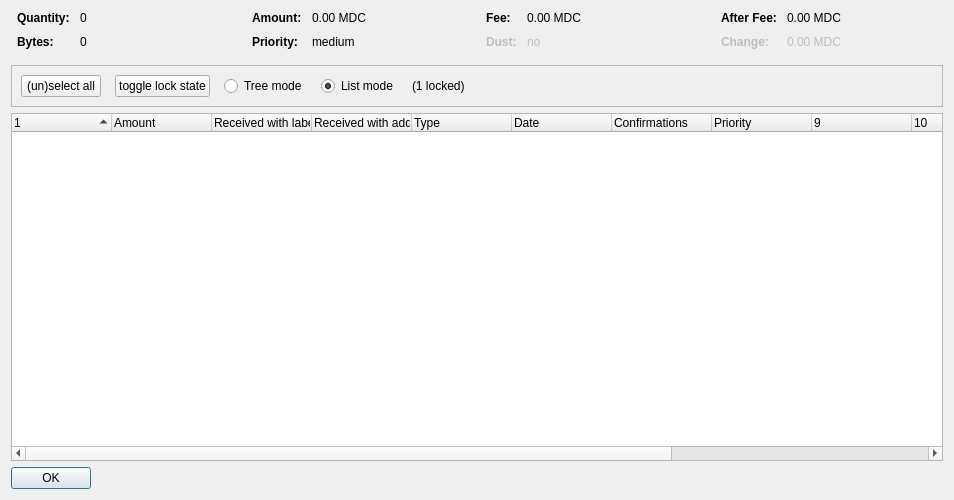
<?xml version="1.0" encoding="UTF-8"?>
<ui version="4.0">
 <class>CoinControlDialog</class>
 <widget class="QDialog" name="CoinControlDialog">
  <property name="geometry">
   <rect>
    <x>0</x>
    <y>0</y>
    <width>954</width>
    <height>500</height>
   </rect>
  </property>
  <property name="windowTitle">
   <string>Coin Selection</string>
  </property>
  <layout class="QVBoxLayout" name="verticalLayout">
   <item>
    <layout class="QHBoxLayout" name="horizontalLayoutTop" stretch="0,0,0,0">
     <property name="topMargin">
      <number>0</number>
     </property>
     <property name="bottomMargin">
      <number>10</number>
     </property>
     <item>
      <layout class="QFormLayout" name="formLayoutCoinControl1">
       <property name="horizontalSpacing">
        <number>10</number>
       </property>
       <property name="verticalSpacing">
        <number>10</number>
       </property>
       <property name="leftMargin">
        <number>6</number>
       </property>
       <property name="rightMargin">
        <number>6</number>
       </property>
       <item row="0" column="0">
        <widget class="QLabel" name="labelCoinControlQuantityText">
         <property name="font">
          <font>
           <weight>75</weight>
           <bold>true</bold>
          </font>
         </property>
         <property name="text">
          <string>Quantity:</string>
         </property>
        </widget>
       </item>
       <item row="0" column="1">
        <widget class="QLabel" name="labelCoinControlQuantity">
         <property name="cursor">
          <cursorShape>IBeamCursor</cursorShape>
         </property>
         <property name="contextMenuPolicy">
          <enum>Qt::ActionsContextMenu</enum>
         </property>
         <property name="text">
          <string notr="true">0</string>
         </property>
         <property name="textInteractionFlags">
          <set>Qt::LinksAccessibleByMouse|Qt::TextSelectableByKeyboard|Qt::TextSelectableByMouse</set>
         </property>
        </widget>
       </item>
       <item row="1" column="0">
        <widget class="QLabel" name="labelCoinControlBytesText">
         <property name="font">
          <font>
           <weight>75</weight>
           <bold>true</bold>
          </font>
         </property>
         <property name="text">
          <string>Bytes:</string>
         </property>
        </widget>
       </item>
       <item row="1" column="1">
        <widget class="QLabel" name="labelCoinControlBytes">
         <property name="cursor">
          <cursorShape>IBeamCursor</cursorShape>
         </property>
         <property name="contextMenuPolicy">
          <enum>Qt::ActionsContextMenu</enum>
         </property>
         <property name="text">
          <string notr="true">0</string>
         </property>
         <property name="textInteractionFlags">
          <set>Qt::LinksAccessibleByMouse|Qt::TextSelectableByKeyboard|Qt::TextSelectableByMouse</set>
         </property>
        </widget>
       </item>
      </layout>
     </item>
     <item>
      <layout class="QFormLayout" name="formLayoutCoinControl2">
       <property name="horizontalSpacing">
        <number>10</number>
       </property>
       <property name="verticalSpacing">
        <number>10</number>
       </property>
       <property name="leftMargin">
        <number>6</number>
       </property>
       <property name="rightMargin">
        <number>6</number>
       </property>
       <item row="0" column="0">
        <widget class="QLabel" name="labelCoinControlAmountText">
         <property name="font">
          <font>
           <weight>75</weight>
           <bold>true</bold>
          </font>
         </property>
         <property name="text">
          <string>Amount:</string>
         </property>
        </widget>
       </item>
       <item row="0" column="1">
        <widget class="QLabel" name="labelCoinControlAmount">
         <property name="cursor">
          <cursorShape>IBeamCursor</cursorShape>
         </property>
         <property name="contextMenuPolicy">
          <enum>Qt::ActionsContextMenu</enum>
         </property>
         <property name="text">
          <string notr="true">0.00 MDC</string>
         </property>
         <property name="textInteractionFlags">
          <set>Qt::LinksAccessibleByMouse|Qt::TextSelectableByKeyboard|Qt::TextSelectableByMouse</set>
         </property>
        </widget>
       </item>
       <item row="1" column="0">
        <widget class="QLabel" name="labelCoinControlPriorityText">
         <property name="font">
          <font>
           <weight>75</weight>
           <bold>true</bold>
          </font>
         </property>
         <property name="text">
          <string>Priority:</string>
         </property>
        </widget>
       </item>
       <item row="1" column="1">
        <widget class="QLabel" name="labelCoinControlPriority">
         <property name="cursor">
          <cursorShape>IBeamCursor</cursorShape>
         </property>
         <property name="contextMenuPolicy">
          <enum>Qt::ActionsContextMenu</enum>
         </property>
         <property name="text">
          <string>medium</string>
         </property>
         <property name="textInteractionFlags">
          <set>Qt::LinksAccessibleByMouse|Qt::TextSelectableByKeyboard|Qt::TextSelectableByMouse</set>
         </property>
        </widget>
       </item>
      </layout>
     </item>
     <item>
      <layout class="QFormLayout" name="formLayoutCoinControl3">
       <property name="horizontalSpacing">
        <number>10</number>
       </property>
       <property name="verticalSpacing">
        <number>10</number>
       </property>
       <property name="leftMargin">
        <number>6</number>
       </property>
       <property name="rightMargin">
        <number>6</number>
       </property>
       <item row="0" column="0">
        <widget class="QLabel" name="labelCoinControlFeeText">
         <property name="font">
          <font>
           <weight>75</weight>
           <bold>true</bold>
          </font>
         </property>
         <property name="text">
          <string>Fee:</string>
         </property>
        </widget>
       </item>
       <item row="0" column="1">
        <widget class="QLabel" name="labelCoinControlFee">
         <property name="cursor">
          <cursorShape>IBeamCursor</cursorShape>
         </property>
         <property name="contextMenuPolicy">
          <enum>Qt::ActionsContextMenu</enum>
         </property>
         <property name="text">
          <string notr="true">0.00 MDC</string>
         </property>
         <property name="textInteractionFlags">
          <set>Qt::LinksAccessibleByMouse|Qt::TextSelectableByKeyboard|Qt::TextSelectableByMouse</set>
         </property>
        </widget>
       </item>
       <item row="1" column="0">
        <widget class="QLabel" name="labelCoinControlLowOutputText">
         <property name="enabled">
          <bool>false</bool>
         </property>
         <property name="font">
          <font>
           <weight>75</weight>
           <bold>true</bold>
          </font>
         </property>
         <property name="text">
          <string>Dust:</string>
         </property>
        </widget>
       </item>
       <item row="1" column="1">
        <widget class="QLabel" name="labelCoinControlLowOutput">
         <property name="enabled">
          <bool>false</bool>
         </property>
         <property name="cursor">
          <cursorShape>IBeamCursor</cursorShape>
         </property>
         <property name="contextMenuPolicy">
          <enum>Qt::ActionsContextMenu</enum>
         </property>
         <property name="text">
          <string>no</string>
         </property>
         <property name="textInteractionFlags">
          <set>Qt::LinksAccessibleByMouse|Qt::TextSelectableByKeyboard|Qt::TextSelectableByMouse</set>
         </property>
        </widget>
       </item>
      </layout>
     </item>
     <item>
      <layout class="QFormLayout" name="formLayoutCoinControl4">
       <property name="horizontalSpacing">
        <number>10</number>
       </property>
       <property name="verticalSpacing">
        <number>10</number>
       </property>
       <property name="leftMargin">
        <number>6</number>
       </property>
       <property name="rightMargin">
        <number>6</number>
       </property>
       <item row="0" column="0">
        <widget class="QLabel" name="labelCoinControlAfterFeeText">
         <property name="font">
          <font>
           <weight>75</weight>
           <bold>true</bold>
          </font>
         </property>
         <property name="text">
          <string>After Fee:</string>
         </property>
        </widget>
       </item>
       <item row="0" column="1">
        <widget class="QLabel" name="labelCoinControlAfterFee">
         <property name="cursor">
          <cursorShape>IBeamCursor</cursorShape>
         </property>
         <property name="contextMenuPolicy">
          <enum>Qt::ActionsContextMenu</enum>
         </property>
         <property name="text">
          <string notr="true">0.00 MDC</string>
         </property>
         <property name="textInteractionFlags">
          <set>Qt::LinksAccessibleByMouse|Qt::TextSelectableByKeyboard|Qt::TextSelectableByMouse</set>
         </property>
        </widget>
       </item>
       <item row="1" column="0">
        <widget class="QLabel" name="labelCoinControlChangeText">
         <property name="enabled">
          <bool>false</bool>
         </property>
         <property name="font">
          <font>
           <weight>75</weight>
           <bold>true</bold>
          </font>
         </property>
         <property name="text">
          <string>Change:</string>
         </property>
        </widget>
       </item>
       <item row="1" column="1">
        <widget class="QLabel" name="labelCoinControlChange">
         <property name="enabled">
          <bool>false</bool>
         </property>
         <property name="cursor">
          <cursorShape>IBeamCursor</cursorShape>
         </property>
         <property name="contextMenuPolicy">
          <enum>Qt::ActionsContextMenu</enum>
         </property>
         <property name="text">
          <string notr="true">0.00 MDC</string>
         </property>
         <property name="textInteractionFlags">
          <set>Qt::LinksAccessibleByMouse|Qt::TextSelectableByKeyboard|Qt::TextSelectableByMouse</set>
         </property>
        </widget>
       </item>
      </layout>
     </item>
    </layout>
   </item>
   <item>
    <widget class="QFrame" name="frame">
     <property name="minimumSize">
      <size>
       <width>0</width>
       <height>40</height>
      </size>
     </property>
     <property name="frameShape">
      <enum>QFrame::StyledPanel</enum>
     </property>
     <property name="frameShadow">
      <enum>QFrame::Sunken</enum>
     </property>
     <layout class="QHBoxLayout" name="horizontalLayout">
      <item>
       <layout class="QHBoxLayout" name="horizontalLayoutPanel" stretch="0,0,0,0,0,0">
        <property name="spacing">
         <number>14</number>
        </property>
        <item>
         <widget class="QPushButton" name="pushButtonSelectAll">
          <property name="sizePolicy">
           <sizepolicy hsizetype="Maximum" vsizetype="Fixed">
            <horstretch>0</horstretch>
            <verstretch>0</verstretch>
           </sizepolicy>
          </property>
          <property name="text">
           <string>(un)select all</string>
          </property>
          <property name="autoDefault">
           <bool>false</bool>
          </property>
         </widget>
        </item>
        <item>
         <widget class="QPushButton" name="pushButtonToggleLock">
          <property name="sizePolicy">
           <sizepolicy hsizetype="Maximum" vsizetype="Fixed">
            <horstretch>0</horstretch>
            <verstretch>0</verstretch>
           </sizepolicy>
          </property>
          <property name="text">
           <string>toggle lock state</string>
          </property>
          <property name="autoDefault">
           <bool>false</bool>
          </property>
         </widget>
        </item>
        <item>
         <widget class="QRadioButton" name="radioTreeMode">
          <property name="sizePolicy">
           <sizepolicy hsizetype="Maximum" vsizetype="Fixed">
            <horstretch>0</horstretch>
            <verstretch>0</verstretch>
           </sizepolicy>
          </property>
          <property name="text">
           <string>Tree mode</string>
          </property>
         </widget>
        </item>
        <item>
         <widget class="QRadioButton" name="radioListMode">
          <property name="sizePolicy">
           <sizepolicy hsizetype="Maximum" vsizetype="Fixed">
            <horstretch>0</horstretch>
            <verstretch>0</verstretch>
           </sizepolicy>
          </property>
          <property name="text">
           <string>List mode</string>
          </property>
          <property name="checked">
           <bool>true</bool>
          </property>
         </widget>
        </item>
        <item>
         <widget class="QLabel" name="labelLocked">
          <property name="text">
           <string>(1 locked)</string>
          </property>
         </widget>
        </item>
        <item>
         <spacer name="horizontalSpacer">
          <property name="orientation">
           <enum>Qt::Horizontal</enum>
          </property>
          <property name="sizeHint" stdset="0">
           <size>
            <width>40</width>
            <height>20</height>
           </size>
          </property>
         </spacer>
        </item>
       </layout>
      </item>
     </layout>
    </widget>
   </item>
   <item>
    <widget class="CoinControlTreeWidget" name="treeWidget">
     <property name="contextMenuPolicy">
      <enum>Qt::CustomContextMenu</enum>
     </property>
     <property name="sortingEnabled">
      <bool>false</bool>
     </property>
     <property name="columnCount">
      <number>13</number>
     </property>
     <attribute name="headerShowSortIndicator" stdset="0">
      <bool>true</bool>
     </attribute>
     <attribute name="headerStretchLastSection">
      <bool>false</bool>
     </attribute>
     <column>
      <property name="text">
       <string/>
      </property>
     </column>
     <column>
      <property name="text">
       <string>Amount</string>
      </property>
     </column>
     <column>
      <property name="text">
       <string>Received with label</string>
      </property>
     </column>
     <column>
      <property name="text">
       <string>Received with address</string>
      </property>
     </column>
     <column>
      <property name="text">
	<string>Type</string>
      </property>
     </column>
     <column>
      <property name="text">	 
       <string>Date</string>
      </property>
     </column>
     <column>
      <property name="text">
       <string>Confirmations</string>
      </property>
      <property name="toolTip">
       <string>Confirmed</string>
      </property>
     </column>
     <column>
      <property name="text">
       <string>Priority</string>
      </property>
     </column>
     <column>
      <property name="text">
       <string/>
      </property>
     </column>
     <column>
      <property name="text">
       <string/>
      </property>
     </column>
     <column>
      <property name="text">
       <string/>
      </property>
     </column>
     <column>
      <property name="text">
       <string/>
      </property>
     </column>
     <column>
      <property name="text">
       <string/>
      </property>
     </column>
    </widget>
   </item>
   <item>
    <widget class="QDialogButtonBox" name="buttonBox">
     <property name="sizePolicy">
      <sizepolicy hsizetype="Maximum" vsizetype="Fixed">
       <horstretch>0</horstretch>
       <verstretch>0</verstretch>
      </sizepolicy>
     </property>
     <property name="orientation">
      <enum>Qt::Horizontal</enum>
     </property>
     <property name="standardButtons">
      <set>QDialogButtonBox::Ok</set>
     </property>
    </widget>
   </item>
  </layout>
 </widget>
 <customwidgets>
  <customwidget>
   <class>CoinControlTreeWidget</class>
   <extends>QTreeWidget</extends>
   <header>coincontroltreewidget.h</header>
  </customwidget>
 </customwidgets>
 <resources/>
 <connections/>
</ui>
